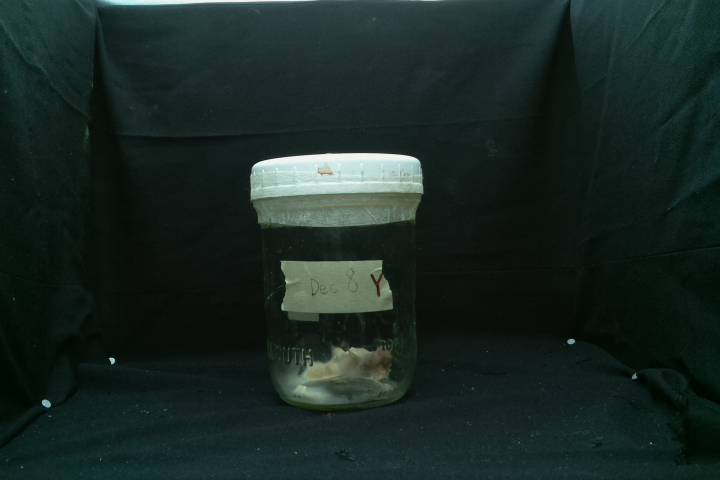
#> input picture captured_images/captured_image_2023-09-15_14-27-40.jpg, 720 x 480 px
$ python cut-image-test.py
#> lines starting #> are read from the running program, lines starting #| are printed output that depends on the picture
import cv2
import numpy as np

# Load the image
image = cv2.imread('./captured_images/captured_image_2023-09-15_14-27-40.jpg')
#> image is the input picture: shape (480, 720, 3); mean B, G, R 35.8, 39.5, 24.8

# Define the coordinates and dimensions for cropping the object
start_x = 230    # X-coordinate of the top-left corner
start_y = 140    # Y-coordinate of the top-left corner
width = 210      # Width of the object region (210 pixels)
height = 280     # Height of the object region (280 pixels)

# Crop the specified region
object_region = image[start_y:start_y + height, start_x:start_x + width]
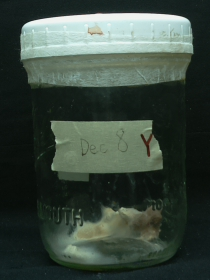
#> object_region: shape (280, 210, 3); mean B, G, R 62.6, 71.9, 58.6

# Convert the image to grayscale
gray = cv2.cvtColor(object_region, cv2.COLOR_BGR2GRAY)
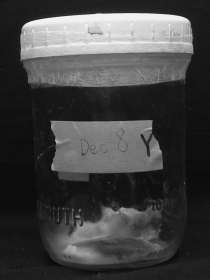
#> gray: shape (280, 210); min 10, max 242, mean 66.9

# Apply a threshold to create a binary mask
_, thresholded = cv2.threshold(gray, 1, 255, cv2.THRESH_BINARY)
#> thresholded: shape (280, 210); every value is 255

# Ensure the mask has the correct data type
object_mask = np.uint8(thresholded)

# Invert the mask to create the background
background_mask = cv2.bitwise_not(object_mask)
#> background_mask: shape (280, 210); every value is 0

# Create a white background
background = np.full_like(object_region, (255, 255, 255), dtype=np.uint8)

# Replace the background with white
result = cv2.bitwise_and(object_region, object_region, mask=object_mask)
result += cv2.bitwise_and(background, background, mask=background_mask)
#> background: shape (280, 210, 3); every value is 255

# Display the result (optional)
cv2.imshow('Object with Removed Background', result)
cv2.waitKey(0)
cv2.destroyAllWindows()

# Save the result
output_path = './captured_images/object_with_removed_background.jpg'
cv2.imwrite(output_path, result)
